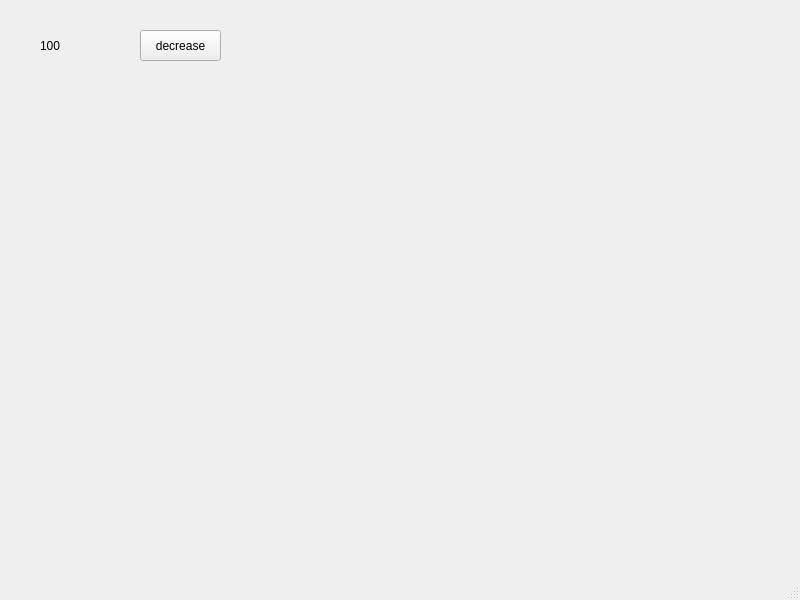
<?xml version="1.0" encoding="UTF-8"?>
<ui version="4.0">
 <class>MainWindow</class>
 <widget class="QMainWindow" name="MainWindow">
  <property name="enabled">
   <bool>true</bool>
  </property>
  <property name="geometry">
   <rect>
    <x>0</x>
    <y>0</y>
    <width>800</width>
    <height>600</height>
   </rect>
  </property>
  <property name="windowTitle">
   <string>MainWindow</string>
  </property>
  <widget class="QWidget" name="centralwidget">
   <widget class="QLabel" name="lbl">
    <property name="geometry">
     <rect>
      <x>40</x>
      <y>30</y>
      <width>81</width>
      <height>31</height>
     </rect>
    </property>
    <property name="text">
     <string>100</string>
    </property>
   </widget>
   <widget class="QPushButton" name="pb">
    <property name="geometry">
     <rect>
      <x>140</x>
      <y>30</y>
      <width>81</width>
      <height>31</height>
     </rect>
    </property>
    <property name="text">
     <string>decrease</string>
    </property>
   </widget>
  </widget>
  <widget class="QMenuBar" name="menubar">
   <property name="geometry">
    <rect>
     <x>0</x>
     <y>0</y>
     <width>800</width>
     <height>21</height>
    </rect>
   </property>
  </widget>
  <widget class="QStatusBar" name="statusbar"/>
 </widget>
 <resources/>
 <connections/>
</ui>
